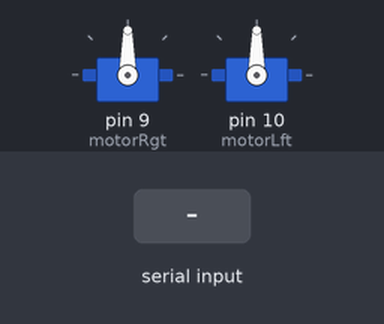
Recording of a sketch running on a simulated Arduino Uno, built with avr-gcc and run on an emulated ATmega328P. On the bench: 2 × servo. The test bench sets the inputs (shaded band).

Above: at 1.2 s.
1.3 s: "o" received over Serial
At 3.9 s:
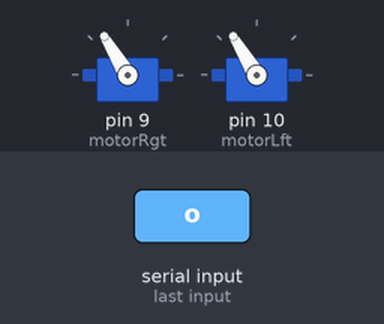
4.3 s: "l" received over Serial
At 4.7 s:
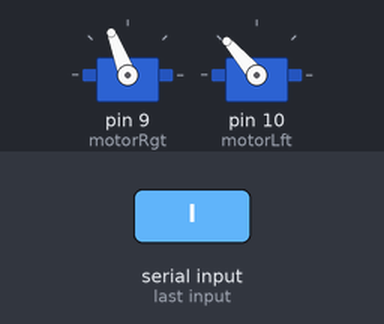
5.8 s: ";" received over Serial
At 7.0 s:
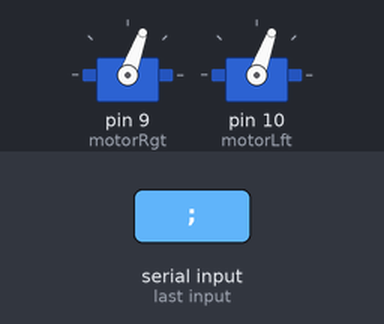
7.3 s: "p" received over Serial
At 8.2 s:
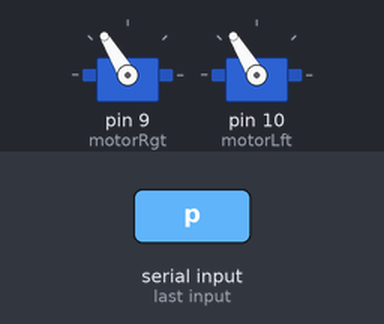
8.8 s: "[" received over Serial
At 9.4 s:
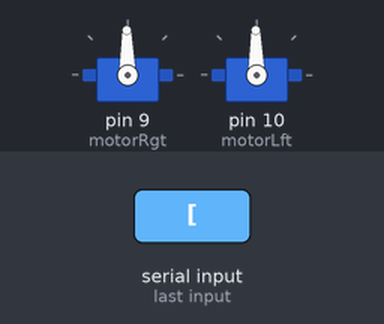
Timing chart, 0 to 11.3 s (numbered marks = the images above; inputs shaded):
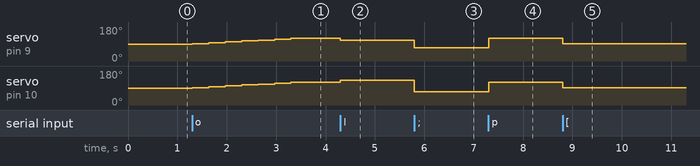

The sketch:

laptop_control.ino
```cpp
#include <Servo.h> // calls up servo library
Servo motorRgt; // creates servo objects to control servos
Servo motorLft;//maximum of eight servo objects can be created

void setup() {
    Serial.begin(9600); // establishes serial connection

    motorRgt.attach(9); // attaches the servo on pin 9 to the servo object
    motorLft.attach(10); // attaches the servo on pin 10 to the servo object

    motorRgt.write(90); // starts bot at pause before any inputs
    motorLft.write(90); // motor controllers read 90 from the servo library as "stop"
}
//***NOTE:  numbers larger than 90 are forward with 180 being fastest and 91 slowest

//***numbers smaller than 90 are reverse with 0 being fastest and 89 slowest


void loop() {

    if (Serial.available()) {

        byte val = Serial.read();

        if (val == 'o') {
            for (int i = 91; i <= 121; i += 5) {
                motorRgt.write(i);
                motorLft.write(i);
                delay(333);
            }
        }


        if (val == 'p') {
            motorRgt.write(121);   //forward ***NOTE  because one motor side faces the opposite
            motorLft.write(121);  //dirrection on the bot, one motor is reversed to go forward.
        }

        if (val == 'l') {
            motorRgt.write(111); //left
            motorLft.write(131);
        }

        if (val == '\'') {
            motorRgt.write(131); //right
            motorLft.write(111);
        }

        if (val == ';') {
            motorRgt.write(70); //backwards
            motorLft.write(70);
        }
        if (val == '[' || val == '{' || val == 'k' || val == 'K' || val == 32) {
            motorRgt.write(91); //stop
            motorLft.write(91);
        }
    }

}
```

Measured:
- after the input at 1.3 s, servo on pin 9 (motorRgt), servo on pin 10 (motorLft): moves from 90° to 121° over 2.0 s, starting at once
- after the input at 4.3 s, servo on pin 9 (motorRgt): 121° → 111° at once; servo on pin 10 (motorLft): 121° → 131° at once
- after the input at 5.8 s, servo on pin 9 (motorRgt): 111° → 70° at once; servo on pin 10 (motorLft): 131° → 70° at once
- after the input at 7.3 s, servo on pin 9 (motorRgt), servo on pin 10 (motorLft): 70° → 121° at once
- after the input at 8.8 s, servo on pin 9 (motorRgt), servo on pin 10 (motorLft): 121° → 91° at once
